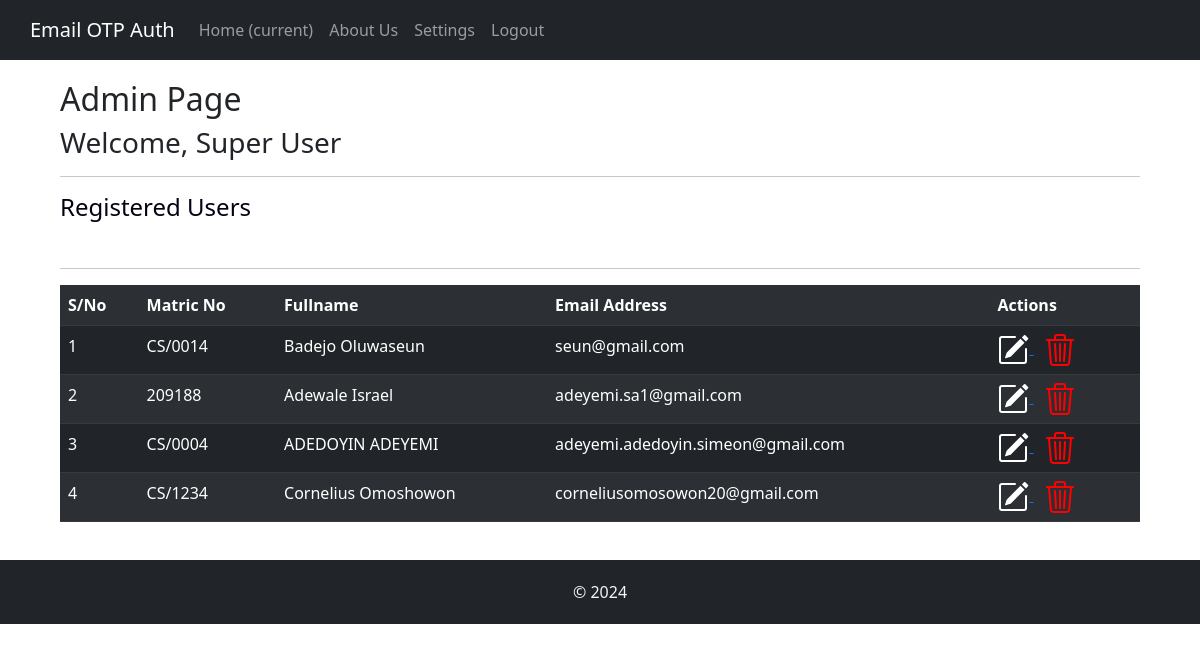
The page /admin on the database its author committed.
### models.py (models this page shows, shortened)
class User(db.Model):
    __tablename__ = 'users'
    id = db.Column(db.Integer, primary_key=True)
    matric = db.Column(db.String(15), unique=True)
    email = db.Column(db.String(), unique=True, nullable=False)
    password = db.Column(db.String(), nullable=False)
    fullname = db.Column(db.String(), nullable=False)
    created_at = db.Column(db.DateTime(), default=datetime.now())
    updated_at = db.Column(db.DateTime(), default=datetime.now(), onupdate=datetime.now)

### app.py (the view)
@app.route('/admin', methods=['GET'])
def admin_index():
    if request.method == 'GET':
        all_users = User.query.all()
        return render_template('admin.html', username='Super User', users=all_users)
    else:
        err_msg = 'Invalid Method Call'
        return render_template('error_page.html', error_message=err_msg)

### templates/admin.html (shortened to what this page needs)
{% extends "base.html" %}
{% block content %}
<div class="content container">
    <h2>Admin Page</h2>
    <h3>Welcome, {{username}}</h3>
    <hr>
    <h4 style="padding-bottom: 30px; color:rgb(2, 2, 18)">Registered Users</h4>
    <hr>
    {% if users %}
        <table class="table table-dark table-striped table-hover">
            <tr>
                <th>S/No</th>
                <th>Matric No</th>
                <th>Fullname</th>
                <th>Email Address</th>
                <th>Actions</th>
            </tr>
            {%for user in users %}
                <tr>
                    <td>{{loop.index}}</td>
                    <td>{{user.matric}}</td>
                    <td>{{user.fullname}}</td>
                    <td>{{user.email}}</td>
                    <td>
                        <a  style="margin-right: 10px;" href="{{url_for('update_user', id=user.id)}}">
                        </a>
                        <a  style="margin-right: 10px;" class="text-danger" href="{{url_for('delete_user', id=user.id)}}">
                        </a>
                    </td>
                </tr>
            {% endfor %}
        </table>
    {% else %}
        <p>No registered user yet</p>
    {% endif %}
</div>
{% endblock content %}

### templates/base.html (shortened to what this page needs)
<!DOCTYPE html>
<html lang="en">
<head>
    <link rel="stylesheet" href="{{ url_for('static', filename='bootstrap/css/bootstrap.min.css')}}">
    <link rel="stylesheet" href="{{ url_for('static', filename='css/mystyles.css')}}">
</head>
<body>
    <div>
        <header>
            <nav class="navbar navbar-expand-lg navbar-dark bg-dark" style="padding: 10px 30px;">
                <a class="navbar-brand" href="#">Email OTP Auth</a>
                <div class="collapse navbar-collapse" id="navbarNav">
                    <ul class="navbar-nav">
                        <li class="nav-item active">
                            <a class="nav-link" href="#">Home <span class="sr-only">(current)</span></a>
                        </li>
                        <li class="nav-item">
                            <a class="nav-link" href="#">About Us</a>
                        </li>
                        <li class="nav-item">
                            <a class="nav-link" href="#">Settings</a>
                        </li>
                        <li class="nav-item">
                            <a class="nav-link" href="{{url_for('logout')}}">Logout</a>
                        </li>
                    </ul>
                </div>
            </nav>
        </header>
        {% block content %}
        {% endblock content %}
        <footer class="bg-dark">
            &copy; 2024
        </footer>
    </div>
</body>
</html>

### static/css/mystyles.css (style rules this page uses)
body { min-height: 100vh; }
header { position: sticky; top: 0px; }
.content { padding: 20px 30px; min-height: 500px; }
footer { padding: 20px; text-align: center; color: whitesmoke; position:sticky; bottom: 0px; }

### rows shown on the page
User: matric "CS/0014", fullname "Badejo Oluwaseun", email "seun@gmail.com"
User: matric "209188", fullname "Adewale Israel", email "adeyemi.sa1@gmail.com"
User: matric "CS/0004", fullname "ADEDOYIN ADEYEMI", email "adeyemi.adedoyin.simeon@gmail.com"
User: matric "CS/1234", fullname "Cornelius Omoshowon", email "corneliusomosowon20@gmail.com"

### other values the page prints
{{ username }} "Super User"
